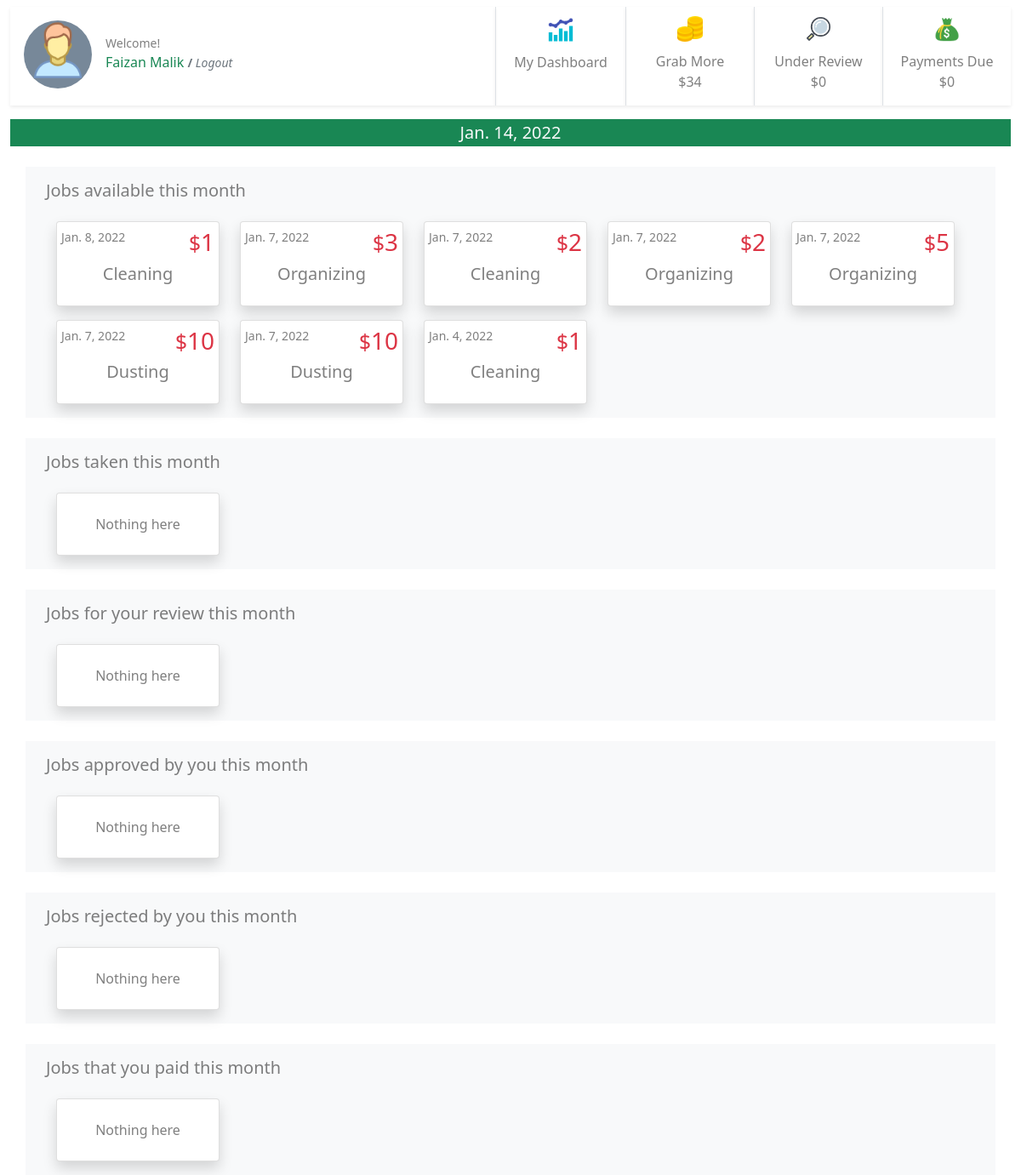
Page / (signed in) on the earlier database version.
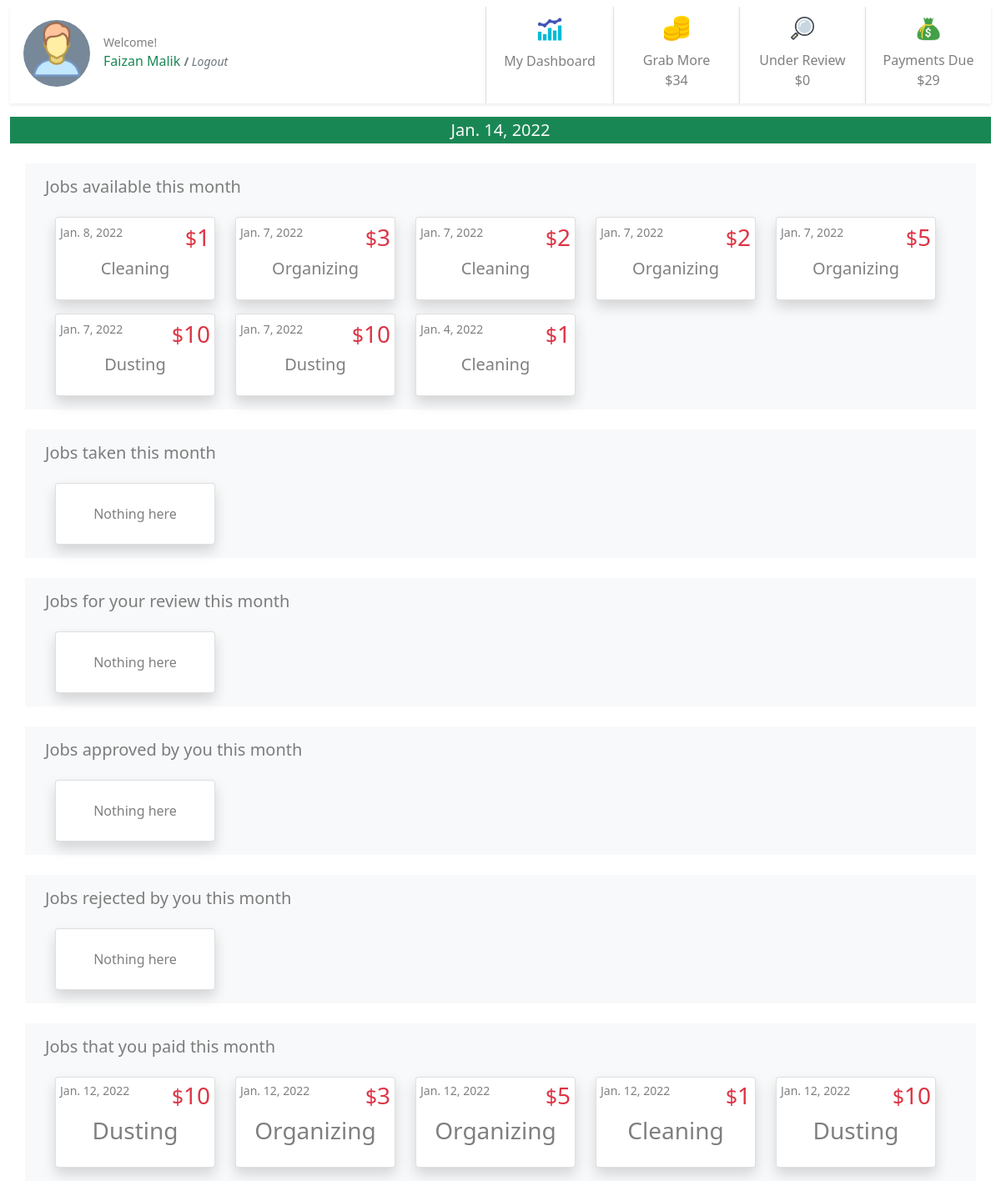
Same page on the later database version.
### jobs/models.py (models this page shows, shortened)
class JobPost(models.Model):
    job_title = models.CharField(max_length=200)
    publish_date = models.DateTimeField('date published', auto_now_add=True)
    job_is_template = models.BooleanField(default=False)
    job_detail = models.CharField(max_length=200)
    job_price = models.IntegerField(default=0)
    job_taken = models.BooleanField(default=False)
    job_under_review = models.BooleanField(default=False)
    job_passed_review = models.BooleanField(default=False)
    job_taken_date = models.DateTimeField('date job taken', null=True, blank=True)
    job_done = models.BooleanField(default=False)
    job_done_date = models.DateTimeField('date job completed', null=True, blank=True)
    job_taker = models.ForeignKey(User, on_delete=models.CASCADE, null=True, blank=True, related_name='job_user')
    job_creator = models.ForeignKey(User, on_delete=models.CASCADE, null=True, blank=True, related_name='job_author')
    job_rejected_by_admin = models.BooleanField(default=False)
    job_expired = models.BooleanField(default=False)
    job_paid = models.BooleanField(default=False)
    job_payment_id = models.ForeignKey(Payments, on_delete=models.CASCADE, null=True, blank=True, related_name='job_payment_id')
    def __str__(self):
        return self.job_title

### jobs/views.py (the view, shortened to what this page needs)
# urls.py: path('', views.index, name='index'),
@login_required
def index(request):
    print("index - user is : ",request.user)
    user = User.objects.get(username = request.user)
    grps = request.user.groups.all()
    if len(grps) == 0:
        print("index - this user has no group")
        new_group = Group(name = request.user)
        new_group.save()
        user.groups.add(new_group)
    else:
        print("index - this user belongs to group", grps)
    user_group = Group.objects.get(user = request.user)
    print('user_group \n', user_group)
    users_in_a_group = User.objects.filter(groups=user_group)
    print('users in group \n',users_in_a_group )
    def job_creators(users_in_a_group):
        poster = None
        for u in users_in_a_group:
            job_list_1 = JobPost.objects.filter(job_creator = u).order_by('-id')
            print (u, job_list_1, len(job_list_1))
            if len(job_list_1) > 0:
                print("job creator is", u.id)
                poster = u
                print(u)
            else:
                print('None')
        return poster
    date_today = timezone.datetime.now()
    this_family_jobs = JobPost.objects.filter(publish_date__month=date_today.month).filter(job_creator=job_creators(users_in_a_group))
    this_family_jobs_today = JobPost.objects.filter(publish_date__day=date_today.day).filter(job_creator=job_creators(users_in_a_group))
    print('this_family_jobs : ', this_family_jobs)
    if request.user.is_staff:
        print("I am a staff")
        my_jobs_under_review = this_family_jobs.filter(job_taker=user).filter(job_taken= True).filter(job_under_review= True).order_by('-id')
        my_jobs_acceptably_done = this_family_jobs.filter(job_taker=user).filter(job_taken=True).filter(job_done=True).filter(job_passed_review= True).order_by('-id')
        jobs_under_review = this_family_jobs.filter(job_taken= True).filter(job_under_review= True).order_by('-id')
        jobs_acceptably_done = this_family_jobs.filter(job_taken=True).filter(job_done=True).filter(job_passed_review= True).filter(job_paid=False).order_by('-id')
        jobs_review_rejected_by_admin = this_family_jobs.filter(job_taken=True).filter(job_done=True).filter(job_rejected_by_admin = True).order_by('-id')
        my_jobs_review_rejected_by_admin = this_family_jobs.filter(job_taker=user).filter(job_taken=True).filter(job_done=True).filter(job_rejected_by_admin = True).order_by('-id')
        jobs_paid = this_family_jobs.filter(job_taken=True).filter(job_done=True).filter(job_passed_review= True).filter(job_paid=True).order_by('-id')
        job_list = this_family_jobs.filter(job_taken= False).order_by('-id')
        job_gone = this_family_jobs.filter(job_taken= True).order_by('-id')
        my_unfinished_jobs = this_family_jobs.filter(job_taker=user).filter(job_taken=True).filter(job_done=False).order_by('-id')
        all_unfinished_jobs = this_family_jobs.filter(job_taken=True).filter(job_done=False).order_by('-id')
        my_done_jobs = this_family_jobs.filter(job_taker=user).filter(job_done=True).order_by('-id')
        all_done_jobs = this_family_jobs.filter(job_taken=True).filter(job_done=True).order_by('-id')
        my_money_under_review_this_month = this_family_jobs.filter(job_taken=True).filter(job_under_review= True).filter(job_done=True).aggregate(Sum('job_price'))
        my_total_this_mont = this_family_jobs.filter(job_taken=True).filter(job_done=True).filter(job_passed_review= True).aggregate(Sum('job_price'))
        unclaimed = this_family_jobs.filter(job_taken= False).aggregate(Sum('job_price'))
    template = loader.get_template('jobs/index.html')
    print("Money", my_money_under_review_this_month)
    if request.user == 'AnonymousUser':
        usr = "None"
    else:
        usr = request.user
    context = {
     'job_list': job_list,
     'job_gone' : job_gone,
     'my_unfinished_jobs' : my_unfinished_jobs,
     'my_done_jobs' : my_done_jobs,
     'user': usr,
     'my_money_under_review_this_month':my_money_under_review_this_month,
     'my_total_this_mont': my_total_this_mont,
     'unclaimed': unclaimed,
     'all_unfinished_jobs' : all_unfinished_jobs,
     'all_done_jobs' : all_done_jobs,
     'jobs_acceptably_done' : jobs_acceptably_done,
     'jobs_under_review' : jobs_under_review,
     'my_jobs_acceptably_done' : my_jobs_acceptably_done,
     'my_jobs_under_review' : my_jobs_under_review,
     'date_today' : timezone.datetime.now(),
     'jobs_review_rejected_by_admin' : jobs_review_rejected_by_admin,
     'my_jobs_review_rejected_by_admin' : my_jobs_review_rejected_by_admin,
     'jobs_paid' : jobs_paid,
     }
    return HttpResponse(template.render(context, request))

### jobs/templates/jobs/index.html (shortened to what the changed rows need)
{% extends "jobs/base.html" %} {% load static %} {% block user %} {{user.first_name}} {{user.last_name}}{% endblock user %} {% block content %}
{% if user.is_staff %}
<div class="container bg-light">
    <div class="row justify-content-start flex-wrap">
        {% if job_list %} {% for q in job_list %}
        <div class="card ms-4 mb-3 shadow rounded p-0" style="width: 12rem;">
            <a class="btn p-0" href="{% url 'jobs:detail' q.id%}" style="width: 100%;">
                <div class="card-body p-0">
                    <div class="d-flex justify-content-between">
                        <small class="card-text text-black-50 mt-1 ms-1">{{q.publish_date.date}}</small>
                        <h3 class="text-danger mt-1 me-1 "><small>$</small>{{q.job_price}}</h3>
                    </div>
                    <h5 class="card-title pb-3 text-center text-black-50">{{ q.job_title }}</h5>
            </a>
            </div>
        </div>
        {% endfor %} {% else %}
        <div class="card ms-4 mb-3 shadow bg-body rounded p-0" style="width: 12rem;">
            <div class="card-body mt-2 pb-0">
                <p class="card-title pb-3 text-center text-black-50">No jobs available</p>
            </div>
        </div>
        {% endif %}
<div class="container bg-light">
    <div class="row">
        {% if jobs_paid %} {% for q in jobs_paid %}
        <div class="card ms-4 mb-3 shadow bg-body rounded p-0" style="width: 12rem;">
            <a class="btn p-0" href="{% url 'jobs:detail' q.id%}" style="width: 100%;">
                <div class="card-body p-0 ">
                    <div class="d-flex justify-content-between">
                        <small class="card-text text-black-50 mt-1 ms-1">{{q.job_done_date.date}}</small>
                        <h3 class="text-danger mt-1 me-1 "><small>$</small>{{q.job_price}}</h3>
                    </div>
                    <h3 class="card-title pb-3 text-center text-black-50">{{ q.job_title }}</h3>
                </div>
                <a class="btn p-0" href="{% url 'jobs:detail' q.id%}" style="width: 100%;"></a>
        </div>
        {% endfor %} {% else %}
        <div class="card ms-4 mb-3 shadow bg-body rounded p-0" style="width: 12rem;">
            <div class="card-body mt-2 pb-0">
                <p class="card-title pb-3 text-center text-black-50">Nothing here</p>
            </div>
        </div>
        {% endif %}
    </div>
</div>
{% endif %} {% endblock content %} {% block sidebar %}
<div class="d-flex flex-row ">
    <div class="d-flex flex-row ">
        <div class=" mt-2 mb-2  text-center border-start shadow-sm">
            <div class="" style="width: 150px;">
                <div class="">
                    {% if user.is_staff %}
                    <p class="m-0 text-black-50">
                        Payments Due
                    </p>
                    {% else %}
                    <p class="m-0 text-black-50">Your Money</p>
                    {% endif %} {% if my_total_this_mont.job_price__sum != None %}
                    <p class="text-black-50 fs-6">${{my_total_this_mont.job_price__sum}}</p>
                    {% else %}
                    <p class="text-black-50 fs-6">$0</p>
                    {% endif %}
                </div>
            </div>
        </div>
    </div>
</div>
{% endblock sidebar %}

Differences in the rows shown:
added JobPost: job_done_date "Jan. 12, 2022", job_price "10", job_title "Dusting", shown under "Jobs that you paid this month"
added JobPost: job_done_date "Jan. 12, 2022", job_price "3", job_title "Organizing", shown under "Jobs that you paid this month"
added JobPost: job_done_date "Jan. 12, 2022", job_price "5", job_title "Organizing", shown under "Jobs that you paid this month"
added JobPost: job_done_date "Jan. 12, 2022", job_price "1", job_title "Cleaning", shown under "Jobs that you paid this month"
added JobPost: job_done_date "Jan. 12, 2022", job_price "10", job_title "Dusting", shown under "Jobs that you paid this month"
Other differences:
{{ my_total_this_mont.job_price__sum }}: (not shown) → "29"
text no longer shown: "$0 Nothing here"
